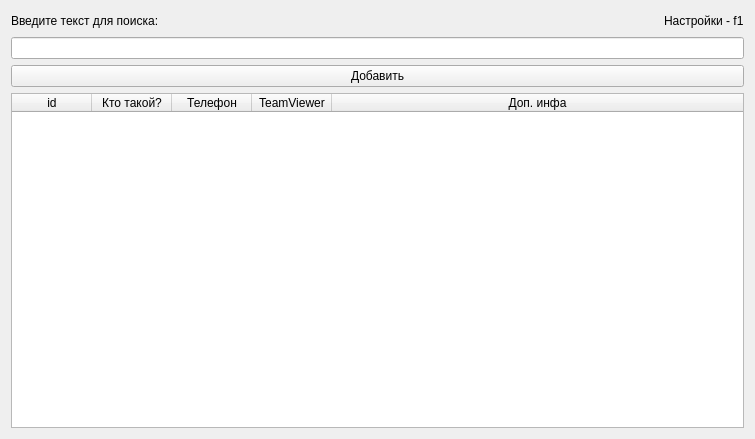
<?xml version="1.0" encoding="UTF-8"?>
<ui version="4.0">
 <class>FastHelper</class>
 <widget class="QWidget" name="FastHelper">
  <property name="geometry">
   <rect>
    <x>0</x>
    <y>0</y>
    <width>755</width>
    <height>439</height>
   </rect>
  </property>
  <property name="windowTitle">
   <string>FastHelper</string>
  </property>
  <property name="windowOpacity">
   <double>0.960000000000000</double>
  </property>
  <layout class="QGridLayout" name="gridLayout">
   <item row="0" column="0">
    <layout class="QHBoxLayout" name="horizontalLayout">
     <item>
      <widget class="QLabel" name="label">
       <property name="text">
        <string>Введите текст для поиска:</string>
       </property>
      </widget>
     </item>
     <item>
      <spacer name="horizontalSpacer">
       <property name="orientation">
        <enum>Qt::Horizontal</enum>
       </property>
       <property name="sizeHint" stdset="0">
        <size>
         <width>40</width>
         <height>20</height>
        </size>
       </property>
      </spacer>
     </item>
     <item>
      <widget class="QLabel" name="label_2">
       <property name="text">
        <string>Настройки - f1</string>
       </property>
      </widget>
     </item>
    </layout>
   </item>
   <item row="1" column="0">
    <widget class="QLineEdit" name="lineEdit"/>
   </item>
   <item row="2" column="0">
    <widget class="QPushButton" name="pushButton">
     <property name="text">
      <string>Добавить</string>
     </property>
    </widget>
   </item>
   <item row="3" column="0">
    <widget class="QTableWidget" name="tableWidget">
     <property name="editTriggers">
      <set>QAbstractItemView::NoEditTriggers</set>
     </property>
     <property name="selectionMode">
      <enum>QAbstractItemView::SingleSelection</enum>
     </property>
     <property name="selectionBehavior">
      <enum>QAbstractItemView::SelectRows</enum>
     </property>
     <property name="gridStyle">
      <enum>Qt::DashDotDotLine</enum>
     </property>
     <attribute name="horizontalHeaderDefaultSectionSize">
      <number>80</number>
     </attribute>
     <attribute name="horizontalHeaderStretchLastSection">
      <bool>true</bool>
     </attribute>
     <attribute name="verticalHeaderVisible">
      <bool>false</bool>
     </attribute>
     <attribute name="verticalHeaderDefaultSectionSize">
      <number>23</number>
     </attribute>
     <column>
      <property name="text">
       <string>id</string>
      </property>
     </column>
     <column>
      <property name="text">
       <string>Кто такой?</string>
      </property>
     </column>
     <column>
      <property name="text">
       <string>Телефон</string>
      </property>
     </column>
     <column>
      <property name="text">
       <string>TeamViewer</string>
      </property>
     </column>
     <column>
      <property name="text">
       <string>Доп. инфа</string>
      </property>
     </column>
    </widget>
   </item>
  </layout>
 </widget>
 <layoutdefault spacing="6" margin="11"/>
 <resources/>
 <connections/>
</ui>
